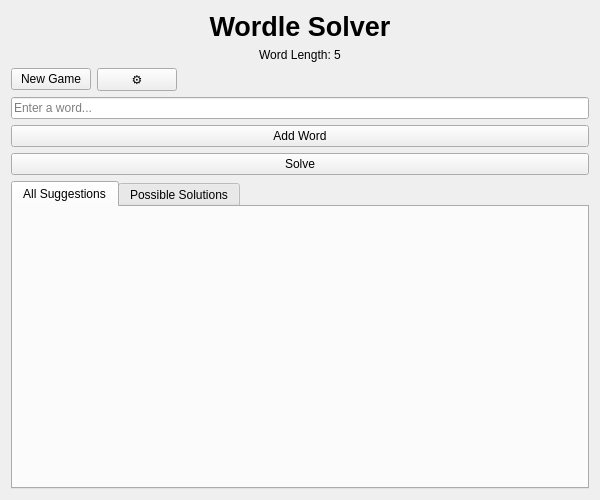
<?xml version="1.0" encoding="UTF-8"?>
<ui version="4.0">
 <class>WordleWidget</class>
 <widget class="QWidget" name="WordleWidget">
  <property name="geometry">
   <rect>
    <x>0</x>
    <y>0</y>
    <width>600</width>
    <height>500</height>
   </rect>
  </property>
  <property name="windowTitle">
   <string>Wordle</string>
  </property>
  <layout class="QVBoxLayout" name="verticalLayout">
   <item>
    <widget class="QLabel" name="titleLabel">
     <property name="font">
      <font>
       <pointsize>20</pointsize>
       <weight>75</weight>
       <bold>true</bold>
      </font>
     </property>
     <property name="text">
      <string>Wordle Solver</string>
     </property>
     <property name="alignment">
      <set>Qt::AlignCenter</set>
     </property>
    </widget>
   </item>
   <item>
    <widget class="QLabel" name="configInfoLabel">
     <property name="text">
      <string>Word Length: 5</string>
     </property>
     <property name="alignment">
      <set>Qt::AlignCenter</set>
     </property>
    </widget>
   </item>
   <item>
    <layout class="QHBoxLayout" name="topControlLayout">
     <item>
      <widget class="QPushButton" name="newGameBtn">
       <property name="text">
        <string>New Game</string>
       </property>
      </widget>
     </item>
     <item>
      <widget class="QPushButton" name="settingsBtn">
       <property name="text">
        <string>⚙</string>
       </property>
      </widget>
     </item>
     <item>
      <spacer name="topHorizontalSpacer">
       <property name="orientation">
        <enum>Qt::Horizontal</enum>
       </property>
       <property name="sizeHint" stdset="0">
        <size>
         <width>40</width>
         <height>20</height>
        </size>
       </property>
      </spacer>
     </item>
    </layout>
   </item>
   <item>
    <widget class="QLineEdit" name="inputField">
     <property name="placeholderText">
      <string>Enter a word...</string>
     </property>
     <property name="maxLength">
      <number>5</number>
     </property>
    </widget>
   </item>
   <item>
    <widget class="QPushButton" name="submitBtn">
     <property name="text">
      <string>Add Word</string>
     </property>
    </widget>
   </item>
   <item>
    <widget class="QPushButton" name="solveBtn">
     <property name="text">
      <string>Solve</string>
     </property>
    </widget>
   </item>
   <item>
    <widget class="QTabWidget" name="resultsTabWidget">
     <property name="currentIndex">
      <number>0</number>
     </property>
     <widget class="QWidget" name="allResultsTab">
      <attribute name="title">
       <string>All Suggestions</string>
      </attribute>
     </widget>
     <widget class="QWidget" name="probableWordsTab">
      <attribute name="title">
       <string>Possible Solutions</string>
      </attribute>
     </widget>
    </widget>
   </item>
  </layout>
 </widget>
 <resources/>
 <connections/>
</ui>
